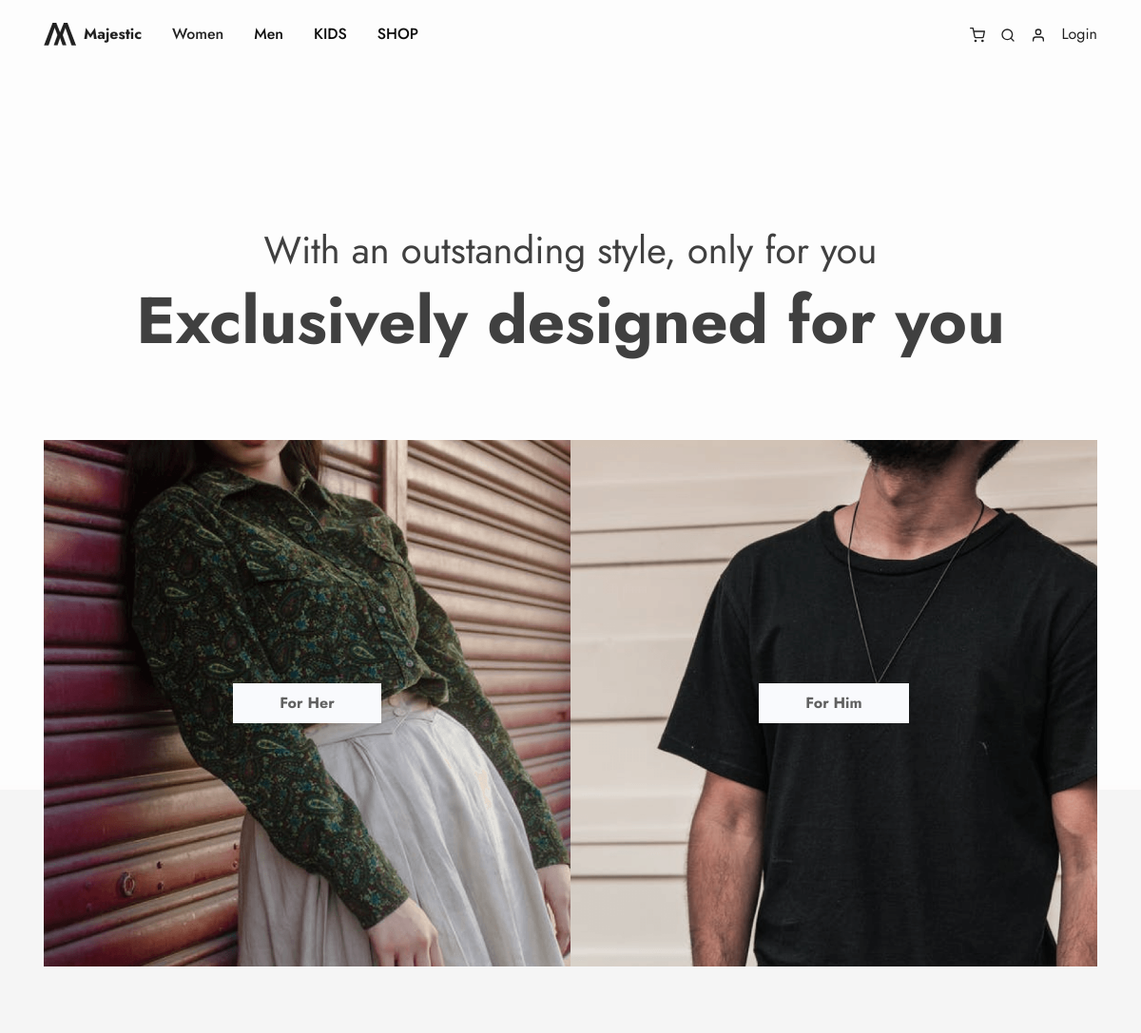
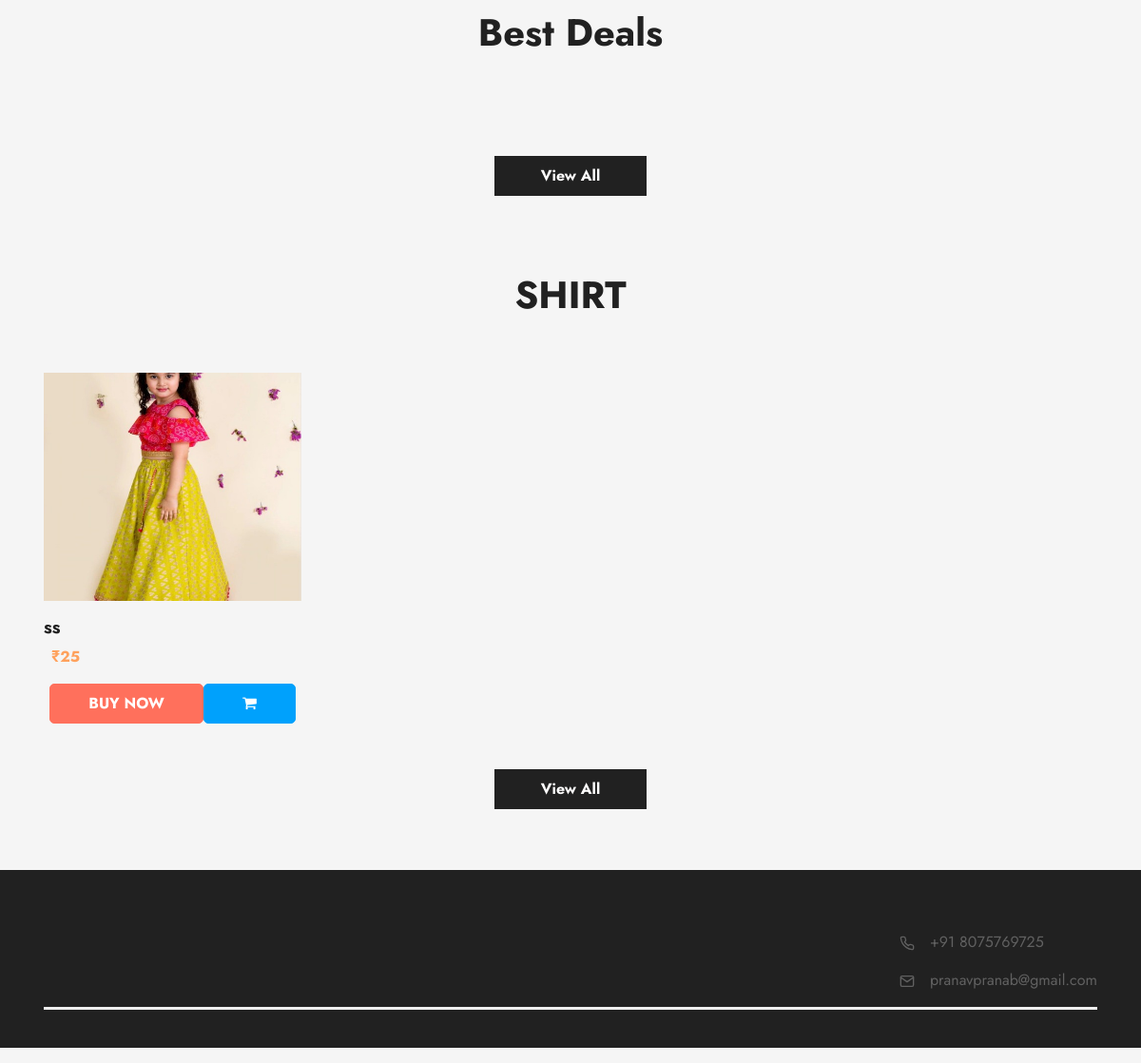
The page / on the database its author committed (2 pictures, top to bottom).
### product/models.py (models this page shows, shortened)
class Category(models.Model):
    namer = models.CharField(max_length=50,unique=True)
    image = models.ImageField(upload_to = 'photos/category',blank = True)
    description = models.TextField()
    main_cate = models.ForeignKey(MainCategory,blank=True,null=True, on_delete=models.CASCADE, related_name='main_cate')
    cate_offer = models.IntegerField(blank=True, null=True)

class Products(models.Model):
    name = models.CharField(max_length=100,unique=True)
    details = models.TextField()
    price = models.IntegerField()
    offer = models.IntegerField(default=0)
    stock = models.IntegerField()
    category_id = models.ForeignKey(Category, on_delete=models.PROTECT, related_name='category')
    image_product = models.ImageField(upload_to = 'photos/products', blank = True, max_length=300)
    image_product4 = models.ImageField(upload_to = 'photos/products2', blank = True, max_length=300)
    image_product5 = models.ImageField(upload_to = 'photos/products3', blank = True, max_length=300)

### user_side/views.py (the view)
# urls.py: path('',views.first ),
@cache_control(no_cache = True, must_revalidate = True, no_store = True)
def first(request):
    products = Products.objects.all()
    categories = Category.objects.all()
    return render(request,'land.html', {'products': products,'categories':categories})

### user_side/templates/land.html (shortened to what this page needs)
{% load static %}
{% load mathfilters %}
<!DOCTYPE html>
<html lang="en-US" dir="ltr">
  <head>
    <link rel="stylesheet" href="https://cdnjs.cloudflare.com/ajax/libs/font-awesome/4.7.0/css/font-awesome.min.css">
    <link href="{% static 'assets/css/theme.css' %}" rel="stylesheet" />
  </head>
  <body>
    <main class="main" id="top">
      <nav class="navbar navbar-expand-lg navbar-light fixed-top py-3 d-block" data-navbar-on-scroll="data-navbar-on-scroll">
        <div class="container"><a class="navbar-brand d-inline-flex" href="/"><img class="d-inline-block" src="{% static 'assets/img/gallery/logo.png' %}" alt="logo" /><span class="text-1000 fs-0 fw-bold ms-2">Majestic</span></a>
          <div class="collapse navbar-collapse border-top border-lg-0 mt-4 mt-lg-0" id="navbarSupportedContent">
            <ul class="navbar-nav me-auto mb-2 mb-lg-0">
              <li class="nav-item px-2"><a class="nav-link fw-medium active" aria-current="page" href="/filter?main=5">Women</a></li>
              <li class="nav-item px-2"><a class="nav-link fw-medium" href="/filter?main=4">Men</a></li>
              <li class="nav-item px-2"><a class="nav-link fw-medium" href="/filter?main=6">KIDS</a></li>
              <li class="nav-item px-2"><a class="nav-link fw-medium" href="/shop">SHOP</a></li>
            </ul>
            <form class="d-flex"><a class="text-1000" href="cart/{{user.id}}">
                </a><a class="text-1000" href="#!">
                <svg class="feather feather-search me-3" xmlns="http://www.w3.org/2000/svg" width="16" height="16" viewBox="0 0 24 24" fill="none" stroke="currentColor" stroke-width="2" stroke-linecap="round" stroke-linejoin="round">
                  <circle cx="11" cy="11" r="8"></circle>
                  <line x1="21" y1="21" x2="16.65" y2="16.65"></line>
                </svg></a>
                <a class="text-1000" href="user_profile/{{user.id}}">
                <svg class="feather feather-user me-3" xmlns="http://www.w3.org/2000/svg" width="16" height="16" viewBox="0 0 24 24" fill="none" stroke="currentColor" stroke-width="2" stroke-linecap="round" stroke-linejoin="round">
                  <path d="M20 21v-2a4 4 0 0 0-4-4H8a4 4 0 0 0-4 4v2"></path>
                  <circle cx="12" cy="7" r="4"></circle>
                </svg></a>
                {% if  user.username %}
                <a href="signout">LOGOUT <span style="text-transform: uppercase; font-weight: 500;  color:brown;">{{user.username}}</span> </a>
                {% else %}
                <a href="signin">Login </a>
               {% endif %}
              </form>
          </div>
        </div>
      </nav>
      <section class="py-11 bg-light-gradient border-bottom border-white border-5">
        <div class="container">
          <div class="row flex-center">
            <div class="col-12 mb-10">
              <div class="d-flex align-items-center flex-column">
                <h1 class="fw-normal"> With an outstanding style, only for you</h1>
                <h1 class="fs-4 fs-lg-8 fs-md-6 fw-bold">Exclusively designed for you</h1>
              </div>
            </div>
          </div>
        </div>
      </section>
      <section class="py-0" id="header" style="margin-top: -23rem !important;">
        <div class="container">
          <div class="row g-0">
            <div class="col-md-6">
              <div class="card card-span h-100 text-white"> <img class="img-fluid" src="{% static 'assets/img/gallery/her.png' %}" width="790" alt="..." />
                <div class="card-img-overlay d-flex flex-center"> <a class="btn btn-lg btn-light" href="/filter?main=5">For Her</a></div>
              </div>
            </div>
            <div class="col-md-6">
              <div class="card card-span h-100 text-white"> <img class="img-fluid" src="{% static 'assets/img/gallery/him.png' %}" width="790" alt="..." />
                <div class="card-img-overlay d-flex flex-center"> <a class="btn btn-lg btn-light" href="/filter?main=4">For Him </a></div>
              </div>
            </div>
          </div>
        </div>
      </section>
      <section class="py-0">
        <div class="container">
          <div class="row h-100">
            <div class="col-lg-7 mx-auto text-center mt-7 mb-5">
              <h5 class="fw-bold fs-3 fs-lg-5 lh-sm">Best Deals</h5>
            </div>
            <div class="col-12 d-flex justify-content-center mt-5"> <a class="btn btn-lg btn-dark" href="#!">View All </a></div>
          </div>
        </div>
      </section>
      {% for category in categories %}
      <section class="py-0">
        <div class="container">
          <div class="row h-100">
            <div class="col-lg-7 mx-auto text-center mt-7 mb-5">
              <h5 class="fw-bold fs-3 fs-lg-5 lh-sm" style="text-transform: uppercase;">{{category.namer}}</h5>
            </div>
            <div class="col-12">
              <div class="" >
                <div class="">
                  <div  data-bs-interval="10000">
                    <div class="row h-100 align-items-center g-2">
                      {% for product in products %}
                      {% if product.category_id_id == category.id %}
                      {% if product.offer %}
                      {% if product.stock > 0 %}
                      <div class="col-sm-6 col-md-3 mb-3 mb-md-0 h-100" >
                        <div class="card card-span h-100 text-white"  ><img  class="img-fluid " src="{{product.image_product.url}}" style="height: 25ch;" alt="..." />
                          <div class="card-img-overlay ps-0"> </div>
                          <div class="card-body ps-0 bg-200">
                            <h5 class="fw-bold text-1000 text-truncate">{{product.name}}</h5>
                            <div class="fw-bold"><span class="text-600 me-2 text-decoration-line-through">₹{{product.price}}</span><span class="text-primary"> ₹{{product.price|sub:product.offer}}</span></div>
                          </div><a class="stretched-link" href="product/{{product.id}}"></a>
                        </div>
                        <div style="width: 100%; display: flex; justify-content: center; " >
                          <a href="/buynow/{{product.id}}" class="btn btn-danger pl-5" >BUY NOW</a>
                          <button onclick="product({{product.id}})" class="btn btn-info "  > <i class="fa fa-shopping-cart"></i></button>
                        </div>
                      </div>
                      {% else %}
                      <div class="col-sm-6 col-md-3 mb-3 mb-md-0 h-100" >
                        <div class="card card-span h-100 text-white" ><img  class="img-fluid " src="{{product.image_product.url}}" style="height: 25ch;" alt="..." />
                          <div class="card-img-overlay ps-0"> </div>
                          <div class="card-body ps-0 bg-200">
                            <h5 class="fw-bold text-1000 text-truncate">{{product.name}}</h5>
                            <div class="fw-bold"><span class="text-600 me-2 text-decoration-line-through">₹{{product.price}}</span><span class="text-info"> ₹{{product.price|sub:product.offer}}</span><span class="text-danger"> OUT OF STOCK</span></div>
                          </div><a class="stretched-link" href="product/{{product.id}}"></a>
                        </div>
                        <div style="width: 100%; display: flex; justify-content: center; " >
                          <a href="/buynow/{{product.id}}" class="btn btn-danger pl-5" >BUY NOW</a>
                          <button onclick="product({{product.id}})" class="btn btn-info "  > <i class="fa fa-shopping-cart"></i></button>
                        </div>
                      </div>
                      {% endif %}
                      {% else %}
                      {% if product.stock > 0 %}
                      <div class="col-sm-6 col-md-3 mb-3 mb-md-0 h-100" >
                        <div class="card card-span h-100 text-white" ><img  class="img-fluid " src="{{product.image_product.url}}" style="height: 25ch;" alt="..." />
                          <div class="card-img-overlay ps-0"> </div>
                          <div class="card-body ps-0 bg-200">
                            <h5 class="fw-bold text-1000 text-truncate">{{product.name}}</h5>
                            <div class="fw-bold"><span class="text-primary">₹{{product.price}} </span></div>
                          </div><a class="stretched-link" href="product/{{product.id}}"></a>
                        </div>
                        <div style="width: 100%; display: flex; justify-content: center; " >
                        <a href="/buynow/{{product.id}}" class="btn btn-danger pl-5" >BUY NOW</a>
                        <button onclick="product({{product.id}})" class="btn btn-info "  > <i class="fa fa-shopping-cart"></i></button>
                      </div>
                      </div>
                    {% endif %}
                      {% endif %}
                      {% endif %}
                      {% endfor %}
                    </div>
                  </div>
                </div>
              </div>
            </div>
            <div class="col-12 d-flex justify-content-center mt-5"> <a class="btn btn-lg btn-dark" href="/shop_cate/{{category.id}}">View All </a></div>
          </div>
        </div>
      </section>
      {% endfor %}
      <section class="py-0 pt-6 mt-6 bg-dark">
        <div class="container">
          <div class="row">
            <div class="col-sm-6 col-lg-auto ms-auto">
              <p class="text-800">
                <span class="text-800">+91 8075769725</span>
              </p>
              <p class="text-800">
                <span class="text-800">pranavpranab@gmail.com</span>
              </p>
            </div>
          </div>
          <div class="border-bottom border-3"></div>
          <div class="row flex-center my-3">
            <div class="col-md-6">
              <div class="text-center text-md-end"><a href="#!"></a><a href="#!"> </a><a href="#!"> </a><a href="#!"> </a></div>
            </div>
          </div>
        </div>
      </section>
    </main>
  </body>
</html>

### rows shown on the page
Category: namer "SHIRT"
Products: image_product (picture), name "ss", price "25"
